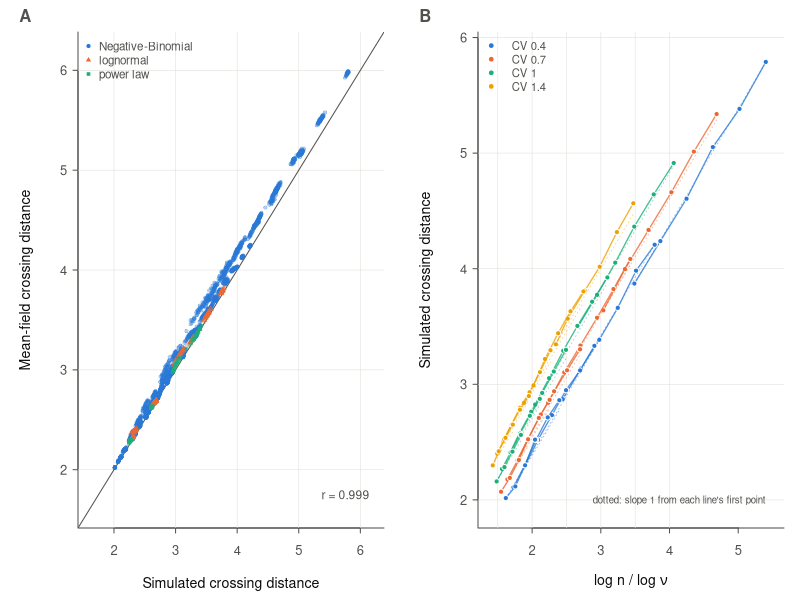
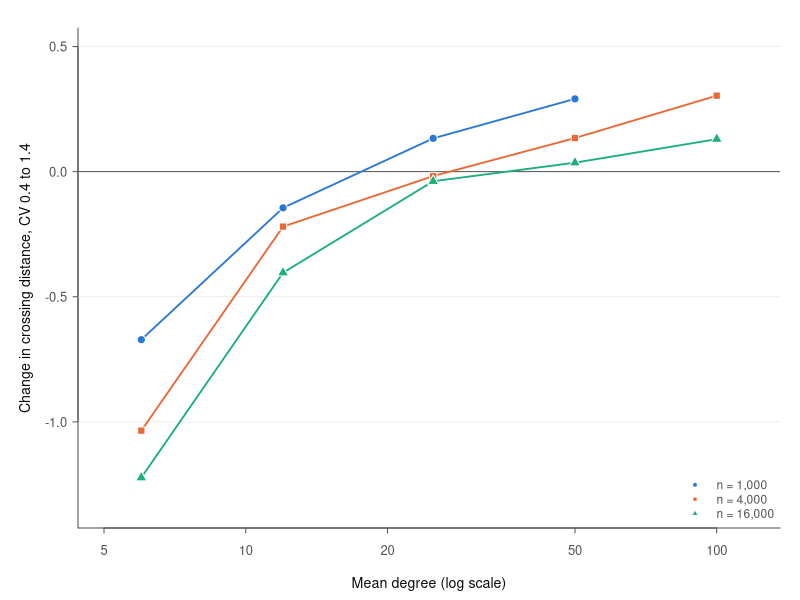
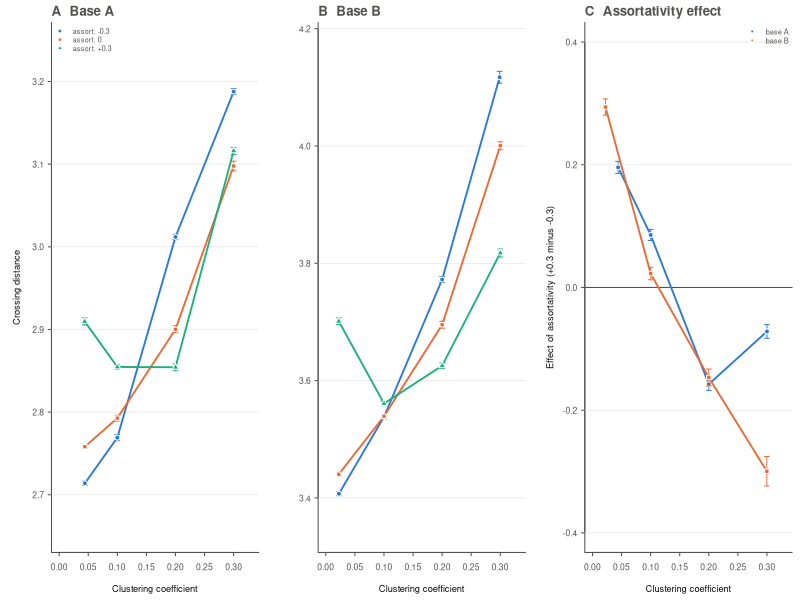
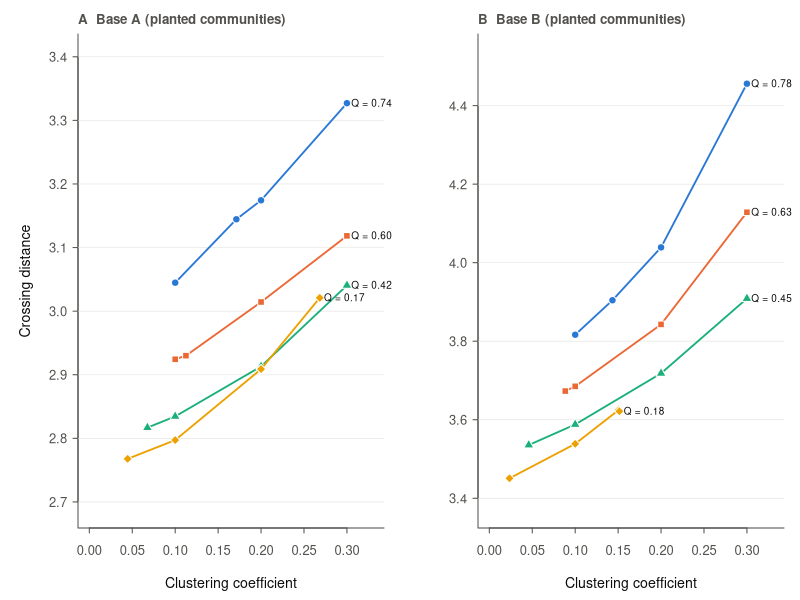
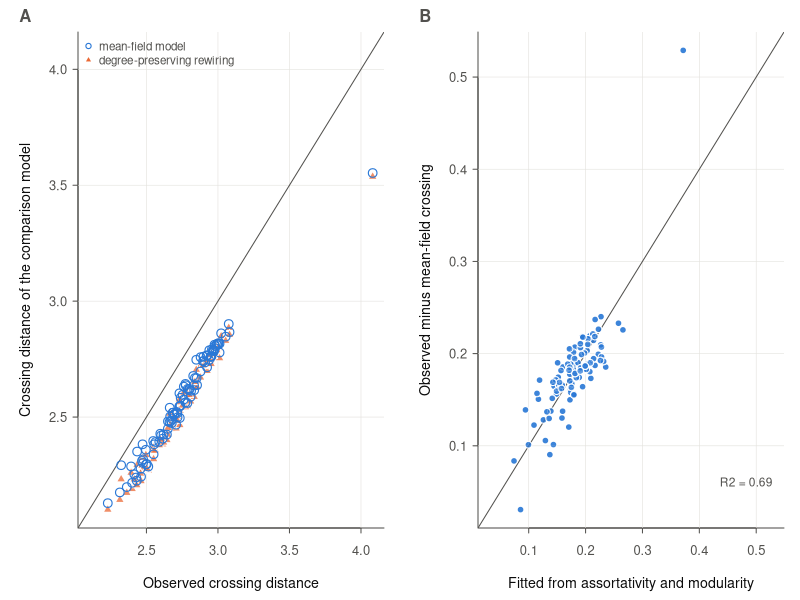
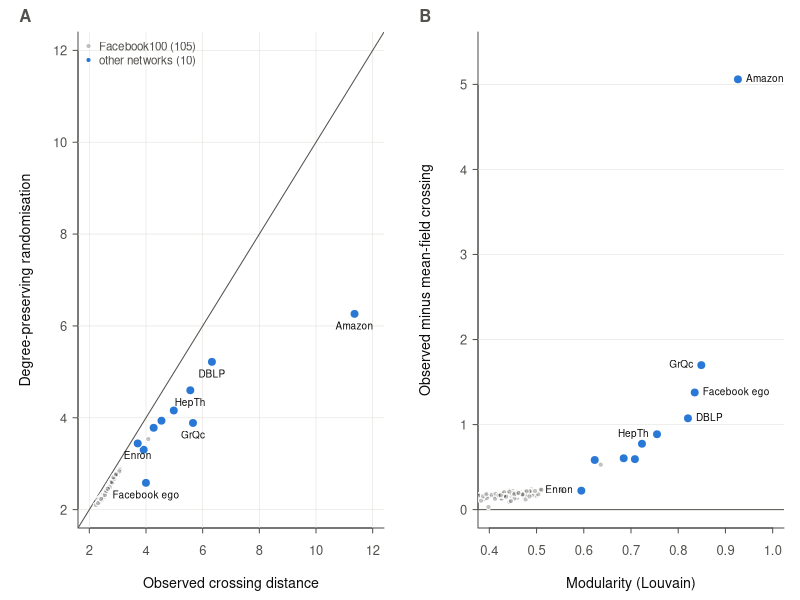

These charts were generated, in order, by the following R code:
suppressMessages(library(dplyr))
col <- c("#2a78d6", "#eb6834", "#1baf7a", "#eda100"); ink <- "#0b0b0b"; ink2 <- "#52514e"; grid <- "#e3e2de"
base_par <- function(...) par(mgp = c(2.2, 0.55, 0), tcl = -0.25, cex.axis = 0.78, cex.lab = 0.85, col.axis = ink2, col.lab = ink, fg = ink2, las = 1, ...)
se <- function(x) sd(x) / sqrt(length(x)); bars <- function(x, m, e, c) { ok <- is.finite(e) & e > 0; if (any(ok)) arrows(x[ok], (m - e)[ok], x[ok], (m + e)[ok], angle = 90, code = 3, length = 0.025, col = c, lwd = 0.9) }
s1 <- read.csv("../results/stage1_full.csv"); s2 <- read.csv("../results/stage2_full.csv"); s5 <- read.csv("../results/stage5_full.csv"); fb <- read.csv("../results/fb100_Z.csv")
# ---------- Figure 1: model vs simulation; scaling ----------
pdf("../figures/figureZ1_scaling.pdf", width = 7.2, height = 3.3, family = "Helvetica"); par(mfrow = c(1, 2), mar = c(3.6, 3.9, 1.6, 0.8)); base_par()
plot(NA, xlim = c(1.6, 6.2), ylim = c(1.6, 6.2), xlab = "Simulated crossing distance", ylab = "Mean-field crossing distance", bty = "l"); abline(h = 2:6, v = 2:6, col = grid, lwd = 0.6); abline(0, 1, col = ink2)
fam <- c(NB = col[1], LN = col[2], PL = col[3]); pchs <- c(NB = 21, LN = 24, PL = 22)
for (f in names(fam)) { d <- s1[s1$family == f, ]; points(d$ktil, d$ktil_mf, pch = pchs[f], bg = adjustcolor(fam[f], 0.35), col = adjustcolor(fam[f], 0.6), cex = 0.5, lwd = 0.3) }
legend("topleft", legend = c("Negative-Binomial", "lognormal", "power law"), pch = pchs, pt.bg = fam, col = "white", bty = "n", cex = 0.7); text(6.15, 1.75, sprintf("r = %.3f", cor(s1$ktil, s1$ktil_mf)), adj = 1, cex = 0.72, col = ink2)
mtext("A", side = 3, line = 0.3, adj = -0.2, font = 2, cex = 1)
nb <- s1[s1$family == "NB", ]; cells <- nb %>% group_by(mu_target, cv_target, n_target) %>% summarise(z = mean(z), k = mean(ktil), .groups = "drop")
plot(NA, xlim = range(cells$z) + c(-0.05, 0.1), ylim = range(cells$k) + c(-0.1, 0.1), xlab = expression("log n / log "*nu), ylab = "Simulated crossing distance", bty = "l"); abline(h = 2:6, v = seq(1, 4, 0.5), col = grid, lwd = 0.6)
cvs <- sort(unique(cells$cv_target)); for (i in seq_along(cvs)) for (m in sort(unique(cells$mu_target))) { d <- cells[cells$cv_target == cvs[i] & cells$mu_target == m, ] %>% arrange(n_target); if (nrow(d) < 2) next
  lines(d$z, d$k, col = adjustcolor(col[i], 0.8), lwd = 1.3); points(d$z, d$k, pch = 21, bg = col[i], col = "white", cex = 0.7); segments(d$z[1], d$k[1], d$z[nrow(d)], d$k[1] + (d$z[nrow(d)] - d$z[1]), col = adjustcolor(col[i], 0.5), lty = 3, lwd = 0.8) }
legend("topleft", legend = paste("CV", cvs), pch = 21, pt.bg = col[seq_along(cvs)], col = "white", lty = 1, lwd = 1.2, bty = "n", cex = 0.68, pt.cex = 0.8); text(max(cells$z), min(cells$k) - 0.02, "dotted: slope 1 from each line's first point", adj = 1, cex = 0.58, col = ink2)
mtext("B", side = 3, line = 0.3, adj = -0.2, font = 2, cex = 1); dev.off()
# ---------- Figure 2: heterogeneity effect changes sign with density ----------
pdf("../figures/figureZ2_heterogeneity.pdf", width = 5.2, height = 3.3, family = "Helvetica"); par(mar = c(3.6, 3.9, 1.4, 1.0)); base_par()
cm <- nb %>% group_by(n_target, mu_target, cv_target) %>% summarise(k = mean(ktil), .groups = "drop") %>% group_by(n_target, mu_target) %>% summarise(ch = k[cv_target == max(cv_target)] - k[cv_target == min(cv_target)], .groups = "drop")
plot(NA, xlim = c(5, 120), ylim = c(-1.35, 0.5), log = "x", xlab = "Mean degree (log scale)", ylab = "Change in crossing distance, CV 0.4 to 1.4", bty = "l"); abline(h = seq(-1, 0.5, 0.5), col = grid, lwd = 0.6); abline(h = 0, col = ink2)
for (i in 1:3) { n0 <- c(1000, 4000, 16000)[i]; d <- cm[cm$n_target == n0, ] %>% arrange(mu_target); lines(d$mu_target, d$ch, col = col[i], lwd = 1.8); points(d$mu_target, d$ch, pch = c(21, 22, 24)[i], bg = col[i], col = "white", cex = 1.1) }
legend("bottomright", legend = c("n = 1,000", "n = 4,000", "n = 16,000"), pch = c(21, 22, 24), pt.bg = col[1:3], col = "white", lty = 1, lwd = 1.4, bty = "n", cex = 0.72); dev.off()
# ---------- Figure 3: Stage 2 (assortativity x clustering) ----------
s2$tc <- ifelse(is.na(s2$t_target), "start", sprintf("%.2f", s2$t_target))
pdf("../figures/figureZ3_rewiring.pdf", width = 7.2, height = 3.2, family = "Helvetica"); par(mfrow = c(1, 3), mar = c(3.6, 3.9, 1.7, 0.6)); base_par()
for (b in c("A", "B")) { d <- s2[s2$base == b, ]; g <- d %>% group_by(r_target, tc) %>% summarise(T = mean(t_ach), k = mean(ktil), e = se(ktil), .groups = "drop")
  plot(NA, xlim = c(0, 0.33), ylim = range(g$k) + c(-0.06, 0.06), xlab = "Clustering coefficient", ylab = if (b == "A") "Crossing distance" else "", bty = "l"); abline(h = pretty(g$k), col = grid, lwd = 0.6)
  for (j in 1:3) { rt <- c(-0.3, 0, 0.3)[j]; h <- g[g$r_target == rt, ] %>% arrange(T); lines(h$T, h$k, col = col[j], lwd = 1.8); bars(h$T, h$k, h$e, col[j]); points(h$T, h$k, pch = c(21, 22, 24)[j], bg = col[j], col = "white", cex = 1) }
  if (b == "A") legend("topleft", legend = c("assort. -0.3", "assort. 0", "assort. +0.3"), pch = c(21, 22, 24), pt.bg = col[1:3], col = "white", lty = 1, lwd = 1.3, bty = "n", cex = 0.65, pt.cex = 0.85)
  mtext(sprintf("%s  Base %s", c(A = "A", B = "B")[b], b), side = 3, line = 0.3, adj = 0, font = 2, cex = 0.8) }
eff <- s2 %>% group_by(base, tc) %>% summarise(T = mean(t_ach), d = mean(ktil[r_target == 0.3]) - mean(ktil[r_target == -0.3]), e = sqrt(var(ktil[r_target == 0.3]) / sum(r_target == 0.3) + var(ktil[r_target == -0.3]) / sum(r_target == -0.3)), .groups = "drop")
plot(NA, xlim = c(0, 0.33), ylim = c(-0.4, 0.4), xlab = "Clustering coefficient", ylab = "Effect of assortativity (+0.3 minus -0.3)", bty = "l"); abline(h = seq(-0.4, 0.4, 0.2), col = grid, lwd = 0.6); abline(h = 0, col = ink2)
for (j in 1:2) { b <- c("A", "B")[j]; h <- eff[eff$base == b, ] %>% arrange(T); lines(h$T, h$d, col = col[j], lwd = 1.8); bars(h$T, h$d, 1.96 * h$e, col[j]); points(h$T, h$d, pch = c(21, 22)[j], bg = col[j], col = "white", cex = 1) }
legend("topright", legend = c("base A", "base B"), pch = c(21, 22), pt.bg = col[1:2], col = "white", lty = 1, lwd = 1.3, bty = "n", cex = 0.68); mtext("C  Assortativity effect", side = 3, line = 0.3, adj = 0, font = 2, cex = 0.8); dev.off()
# ---------- Figure 4: WP5 (clustering at fixed planted communities) ----------
s5$tc <- ifelse(is.na(s5$t_target), "start", sprintf("%.2f", s5$t_target))
pdf("../figures/figureZ4_communities.pdf", width = 7.2, height = 3.2, family = "Helvetica"); par(mfrow = c(1, 2), mar = c(3.6, 3.9, 1.7, 0.8)); base_par()
for (b in c("A", "B")) { d <- s5[s5$base == b, ]; g <- d %>% group_by(mix, tc) %>% summarise(T = mean(t_ach), Q = mean(planted_mod), k = mean(ktil), e = se(ktil), .groups = "drop")
  plot(NA, xlim = c(0, 0.33), ylim = range(g$k) + c(-0.08, 0.08), xlab = "Clustering coefficient", ylab = if (b == "A") "Crossing distance" else "", bty = "l"); abline(h = pretty(g$k), col = grid, lwd = 0.6)
  mixes <- sort(unique(g$mix)); for (j in seq_along(mixes)) { h <- g[g$mix == mixes[j], ] %>% arrange(T); lines(h$T, h$k, col = col[j], lwd = 1.8); bars(h$T, h$k, h$e, col[j]); points(h$T, h$k, pch = c(21, 22, 24, 23)[j], bg = col[j], col = "white", cex = 1)
    text(max(h$T) + 0.005, h$k[nrow(h)], sprintf("Q = %.2f", mean(h$Q)), adj = 0, cex = 0.6, col = ink, xpd = NA) }
  mtext(sprintf("%s  Base %s (planted communities)", b, b), side = 3, line = 0.3, adj = 0, font = 2, cex = 0.8) }
dev.off()
# ---------- Figure 5: Facebook100 ----------
pdf("../figures/figureZ5_facebook.pdf", width = 7.2, height = 3.3, family = "Helvetica"); par(mfrow = c(1, 2), mar = c(3.6, 3.9, 1.6, 0.8)); base_par()
rg <- range(c(fb$ktil, fb$ktil_mf, fb$null_ktil)); plot(NA, xlim = rg, ylim = rg, xlab = "Observed crossing distance", ylab = "Crossing distance of the comparison model", bty = "l"); abline(h = pretty(rg), v = pretty(rg), col = grid, lwd = 0.6); abline(0, 1, col = ink2)
points(fb$ktil, fb$null_ktil, pch = 24, bg = adjustcolor(col[2], 0.75), col = "white", cex = 0.9); points(fb$ktil, fb$ktil_mf, pch = 1, col = col[1], cex = 1.15, lwd = 1.1)
legend("topleft", legend = c("mean-field model", "degree-preserving rewiring"), pch = c(1, 24), pt.bg = c(NA, col[2]), col = c(col[1], "white"), bty = "n", cex = 0.7, pt.lwd = 1.1); mtext("A", side = 3, line = 0.3, adj = -0.2, font = 2, cex = 1)
fb$gap <- fb$ktil - fb$ktil_mf; m <- lm(gap ~ assort + modularity, fb); rg2 <- range(c(fb$gap, fitted(m)))
plot(fitted(m), fb$gap, xlab = "Fitted from assortativity and modularity", ylab = "Observed minus mean-field crossing", xlim = rg2, ylim = rg2, pch = 21, bg = adjustcolor(col[1], 0.7), col = "white", cex = 0.9, bty = "l"); abline(h = pretty(rg2), v = pretty(rg2), col = grid, lwd = 0.6); abline(0, 1, col = ink2)
points(fitted(m), fb$gap, pch = 21, bg = adjustcolor(col[1], 0.7), col = "white", cex = 0.9); text(rg2[2], rg2[1] + 0.03, sprintf("R2 = %.2f", summary(m)$r.squared), adj = 1, cex = 0.72, col = ink2); mtext("B", side = 3, line = 0.3, adj = -0.2, font = 2, cex = 1); dev.off()
cat("figures written; Facebook gap model R2:", round(summary(m)$r.squared, 3), "\n")
# ---------- Figure 6: external networks ----------
ex <- read.csv("../results/external_Z.csv"); ex$gap <- ex$ktil - ex$ktil_mf; fb$gap <- fb$ktil - fb$ktil_mf
pdf("../figures/figureZ6_external.pdf", width = 7.2, height = 3.4, family = "Helvetica"); par(mfrow = c(1, 2), mar = c(3.6, 3.9, 1.6, 0.8)); base_par()
rg <- c(2, 12); plot(NA, xlim = rg, ylim = rg, xlab = "Observed crossing distance", ylab = "Degree-preserving randomisation", bty = "l"); abline(h = seq(2, 12, 2), v = seq(2, 12, 2), col = grid, lwd = 0.6); abline(0, 1, col = ink2)
points(fb$ktil, fb$null_ktil, pch = 21, bg = adjustcolor(ink2, 0.35), col = "white", cex = 0.7); points(ex$ktil, ex$null_ktil, pch = 21, bg = col[1], col = "white", cex = 1.2)
lab <- ex[ex$gap > 0.8 | ex$label %in% c("Enron"), ]; text(lab$ktil, lab$null_ktil, lab$label, pos = 1, cex = 0.6, col = ink, offset = 0.45)
legend("topleft", legend = c("Facebook100 (105)", "other networks (10)"), pch = 21, pt.bg = c(adjustcolor(ink2, 0.35), col[1]), col = "white", bty = "n", cex = 0.7); mtext("A", side = 3, line = 0.3, adj = -0.2, font = 2, cex = 1)
plot(NA, xlim = c(0.4, 1), ylim = c(0, 5.4), xlab = "Modularity (Louvain)", ylab = "Observed minus mean-field crossing", bty = "l"); abline(h = 0:5, col = grid, lwd = 0.6); abline(h = 0, col = ink2)
points(fb$modularity, fb$gap, pch = 21, bg = adjustcolor(ink2, 0.35), col = "white", cex = 0.7); points(ex$modularity, ex$gap, pch = 21, bg = col[1], col = "white", cex = 1.2)
sel <- ex$label %in% c("Amazon", "GrQc", "Facebook ego", "DBLP", "HepTh", "Enron"); text(ex$modularity[sel], ex$gap[sel], ex$label[sel], pos = ifelse(ex$label[sel] %in% c("GrQc", "HepTh", "Enron"), 2, 4), cex = 0.6, col = ink, offset = 0.4, xpd = NA); mtext("B", side = 3, line = 0.3, adj = -0.2, font = 2, cex = 1); dev.off(); cat("figure 6 written\n")
